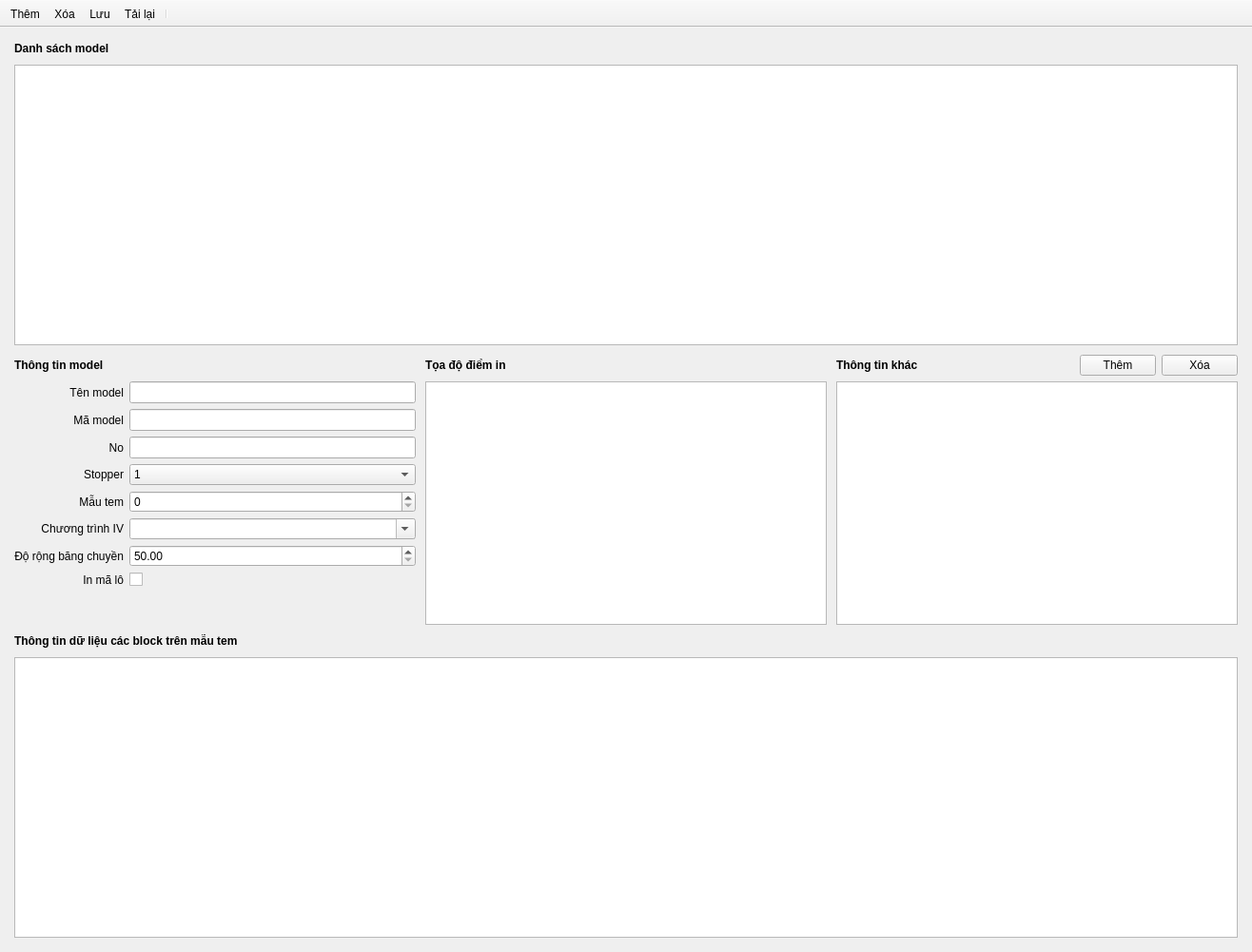
<?xml version="1.0" encoding="UTF-8"?>
<ui version="4.0">
 <class>ModelWindow</class>
 <widget class="QMainWindow" name="ModelWindow">
  <property name="geometry">
   <rect>
    <x>0</x>
    <y>0</y>
    <width>1316</width>
    <height>1001</height>
   </rect>
  </property>
  <property name="windowTitle">
   <string>MainWindow</string>
  </property>
  <widget class="QWidget" name="centralwidget">
   <layout class="QGridLayout" name="gridLayout_2">
    <property name="leftMargin">
     <number>15</number>
    </property>
    <property name="topMargin">
     <number>15</number>
    </property>
    <property name="rightMargin">
     <number>15</number>
    </property>
    <property name="bottomMargin">
     <number>15</number>
    </property>
    <property name="spacing">
     <number>10</number>
    </property>
    <item row="0" column="1">
     <widget class="QLabel" name="label_5">
      <property name="font">
       <font>
        <bold>true</bold>
       </font>
      </property>
      <property name="text">
       <string>Danh sách model</string>
      </property>
     </widget>
    </item>
    <item row="1" column="1" colspan="3">
     <widget class="HxTableView" name="tbvModels">
      <property name="minimumSize">
       <size>
        <width>0</width>
        <height>0</height>
       </size>
      </property>
      <property name="maximumSize">
       <size>
        <width>16777215</width>
        <height>16777215</height>
       </size>
      </property>
      <property name="editTriggers">
       <set>QAbstractItemView::EditTrigger::NoEditTriggers</set>
      </property>
      <property name="alternatingRowColors">
       <bool>false</bool>
      </property>
      <property name="selectionMode">
       <enum>QAbstractItemView::SelectionMode::ExtendedSelection</enum>
      </property>
      <property name="selectionBehavior">
       <enum>QAbstractItemView::SelectionBehavior::SelectRows</enum>
      </property>
      <attribute name="horizontalHeaderMinimumSectionSize">
       <number>100</number>
      </attribute>
      <attribute name="horizontalHeaderDefaultSectionSize">
       <number>120</number>
      </attribute>
      <attribute name="verticalHeaderMinimumSectionSize">
       <number>22</number>
      </attribute>
      <attribute name="verticalHeaderDefaultSectionSize">
       <number>22</number>
      </attribute>
     </widget>
    </item>
    <item row="6" column="1" colspan="3">
     <widget class="HxTableView" name="tbvBlocks">
      <property name="editTriggers">
       <set>QAbstractItemView::EditTrigger::NoEditTriggers</set>
      </property>
      <property name="alternatingRowColors">
       <bool>false</bool>
      </property>
      <attribute name="horizontalHeaderDefaultSectionSize">
       <number>200</number>
      </attribute>
      <attribute name="horizontalHeaderStretchLastSection">
       <bool>true</bool>
      </attribute>
      <attribute name="verticalHeaderVisible">
       <bool>false</bool>
      </attribute>
      <attribute name="verticalHeaderMinimumSectionSize">
       <number>22</number>
      </attribute>
      <attribute name="verticalHeaderDefaultSectionSize">
       <number>22</number>
      </attribute>
     </widget>
    </item>
    <item row="2" column="1" rowspan="2">
     <widget class="QWidget" name="widInfo" native="true">
      <property name="minimumSize">
       <size>
        <width>0</width>
        <height>48</height>
       </size>
      </property>
      <layout class="QGridLayout" name="gridLayout_5">
       <property name="leftMargin">
        <number>0</number>
       </property>
       <property name="topMargin">
        <number>0</number>
       </property>
       <property name="rightMargin">
        <number>0</number>
       </property>
       <property name="bottomMargin">
        <number>0</number>
       </property>
       <item row="8" column="1">
        <widget class="QCheckBox" name="chxPrintLo">
         <property name="text">
          <string/>
         </property>
        </widget>
       </item>
       <item row="4" column="1">
        <widget class="QComboBox" name="cbxStopper">
         <item>
          <property name="text">
           <string>1</string>
          </property>
         </item>
         <item>
          <property name="text">
           <string>2</string>
          </property>
         </item>
        </widget>
       </item>
       <item row="7" column="0">
        <widget class="QLabel" name="label_9">
         <property name="minimumSize">
          <size>
           <width>0</width>
           <height>0</height>
          </size>
         </property>
         <property name="maximumSize">
          <size>
           <width>16777215</width>
           <height>16777215</height>
          </size>
         </property>
         <property name="text">
          <string>Độ rộng băng chuyền</string>
         </property>
         <property name="alignment">
          <set>Qt::AlignmentFlag::AlignRight|Qt::AlignmentFlag::AlignTrailing|Qt::AlignmentFlag::AlignVCenter</set>
         </property>
        </widget>
       </item>
       <item row="2" column="0">
        <widget class="QLabel" name="label_2">
         <property name="minimumSize">
          <size>
           <width>0</width>
           <height>0</height>
          </size>
         </property>
         <property name="maximumSize">
          <size>
           <width>16777215</width>
           <height>16777215</height>
          </size>
         </property>
         <property name="text">
          <string>Mã model</string>
         </property>
         <property name="alignment">
          <set>Qt::AlignmentFlag::AlignRight|Qt::AlignmentFlag::AlignTrailing|Qt::AlignmentFlag::AlignVCenter</set>
         </property>
        </widget>
       </item>
       <item row="5" column="0">
        <widget class="QLabel" name="label_10">
         <property name="minimumSize">
          <size>
           <width>0</width>
           <height>0</height>
          </size>
         </property>
         <property name="maximumSize">
          <size>
           <width>16777215</width>
           <height>16777215</height>
          </size>
         </property>
         <property name="text">
          <string>Mẫu tem</string>
         </property>
         <property name="alignment">
          <set>Qt::AlignmentFlag::AlignRight|Qt::AlignmentFlag::AlignTrailing|Qt::AlignmentFlag::AlignVCenter</set>
         </property>
        </widget>
       </item>
       <item row="8" column="0">
        <widget class="QLabel" name="label_4">
         <property name="text">
          <string>In mã lô</string>
         </property>
         <property name="alignment">
          <set>Qt::AlignmentFlag::AlignRight|Qt::AlignmentFlag::AlignTrailing|Qt::AlignmentFlag::AlignVCenter</set>
         </property>
        </widget>
       </item>
       <item row="10" column="1">
        <spacer name="verticalSpacer">
         <property name="orientation">
          <enum>Qt::Orientation::Vertical</enum>
         </property>
         <property name="sizeHint" stdset="0">
          <size>
           <width>20</width>
           <height>40</height>
          </size>
         </property>
        </spacer>
       </item>
       <item row="1" column="1">
        <widget class="QLineEdit" name="txtModelName">
         <property name="minimumSize">
          <size>
           <width>0</width>
           <height>23</height>
          </size>
         </property>
         <property name="readOnly">
          <bool>true</bool>
         </property>
        </widget>
       </item>
       <item row="2" column="1">
        <widget class="QLineEdit" name="txtModelCode">
         <property name="minimumSize">
          <size>
           <width>0</width>
           <height>23</height>
          </size>
         </property>
         <property name="readOnly">
          <bool>true</bool>
         </property>
        </widget>
       </item>
       <item row="4" column="0">
        <widget class="QLabel" name="label_6">
         <property name="minimumSize">
          <size>
           <width>0</width>
           <height>0</height>
          </size>
         </property>
         <property name="maximumSize">
          <size>
           <width>16777215</width>
           <height>16777215</height>
          </size>
         </property>
         <property name="text">
          <string>Stopper</string>
         </property>
         <property name="alignment">
          <set>Qt::AlignmentFlag::AlignRight|Qt::AlignmentFlag::AlignTrailing|Qt::AlignmentFlag::AlignVCenter</set>
         </property>
        </widget>
       </item>
       <item row="6" column="0">
        <widget class="QLabel" name="label_8">
         <property name="minimumSize">
          <size>
           <width>0</width>
           <height>0</height>
          </size>
         </property>
         <property name="maximumSize">
          <size>
           <width>16777215</width>
           <height>16777215</height>
          </size>
         </property>
         <property name="text">
          <string>Chương trình IV</string>
         </property>
         <property name="alignment">
          <set>Qt::AlignmentFlag::AlignRight|Qt::AlignmentFlag::AlignTrailing|Qt::AlignmentFlag::AlignVCenter</set>
         </property>
        </widget>
       </item>
       <item row="7" column="1">
        <widget class="QDoubleSpinBox" name="spxCvWidth">
         <property name="minimumSize">
          <size>
           <width>0</width>
           <height>23</height>
          </size>
         </property>
         <property name="minimum">
          <double>50.000000000000000</double>
         </property>
         <property name="maximum">
          <double>500.000000000000000</double>
         </property>
        </widget>
       </item>
       <item row="6" column="1">
        <widget class="QComboBox" name="cbxIVPrograms">
         <property name="minimumSize">
          <size>
           <width>0</width>
           <height>0</height>
          </size>
         </property>
         <property name="editable">
          <bool>true</bool>
         </property>
        </widget>
       </item>
       <item row="5" column="1">
        <widget class="QSpinBox" name="spxProgram">
         <property name="maximum">
          <number>1999</number>
         </property>
        </widget>
       </item>
       <item row="3" column="0">
        <widget class="QLabel" name="label_3">
         <property name="minimumSize">
          <size>
           <width>0</width>
           <height>0</height>
          </size>
         </property>
         <property name="maximumSize">
          <size>
           <width>16777215</width>
           <height>16777215</height>
          </size>
         </property>
         <property name="text">
          <string>No</string>
         </property>
         <property name="alignment">
          <set>Qt::AlignmentFlag::AlignRight|Qt::AlignmentFlag::AlignTrailing|Qt::AlignmentFlag::AlignVCenter</set>
         </property>
        </widget>
       </item>
       <item row="3" column="1">
        <widget class="QLineEdit" name="txtModelNo">
         <property name="minimumSize">
          <size>
           <width>0</width>
           <height>23</height>
          </size>
         </property>
        </widget>
       </item>
       <item row="1" column="0">
        <widget class="QLabel" name="label">
         <property name="minimumSize">
          <size>
           <width>0</width>
           <height>0</height>
          </size>
         </property>
         <property name="maximumSize">
          <size>
           <width>16777215</width>
           <height>16777215</height>
          </size>
         </property>
         <property name="text">
          <string>Tên model</string>
         </property>
         <property name="alignment">
          <set>Qt::AlignmentFlag::AlignRight|Qt::AlignmentFlag::AlignTrailing|Qt::AlignmentFlag::AlignVCenter</set>
         </property>
        </widget>
       </item>
       <item row="0" column="0" colspan="2">
        <widget class="QLabel" name="label_7">
         <property name="minimumSize">
          <size>
           <width>0</width>
           <height>22</height>
          </size>
         </property>
         <property name="font">
          <font>
           <bold>true</bold>
          </font>
         </property>
         <property name="text">
          <string>Thông tin model</string>
         </property>
        </widget>
       </item>
      </layout>
     </widget>
    </item>
    <item row="2" column="2" rowspan="2">
     <widget class="QWidget" name="widPosition" native="true">
      <layout class="QGridLayout" name="gridLayout_4">
       <property name="leftMargin">
        <number>0</number>
       </property>
       <property name="topMargin">
        <number>0</number>
       </property>
       <property name="rightMargin">
        <number>0</number>
       </property>
       <property name="bottomMargin">
        <number>0</number>
       </property>
       <item row="0" column="0">
        <widget class="QLabel" name="label_12">
         <property name="minimumSize">
          <size>
           <width>0</width>
           <height>22</height>
          </size>
         </property>
         <property name="font">
          <font>
           <bold>true</bold>
          </font>
         </property>
         <property name="text">
          <string>Tọa độ điểm in</string>
         </property>
        </widget>
       </item>
       <item row="1" column="0">
        <widget class="HxTableView" name="tbvMarkPos">
         <property name="editTriggers">
          <set>QAbstractItemView::EditTrigger::AnyKeyPressed|QAbstractItemView::EditTrigger::DoubleClicked|QAbstractItemView::EditTrigger::EditKeyPressed</set>
         </property>
         <property name="alternatingRowColors">
          <bool>false</bool>
         </property>
         <attribute name="horizontalHeaderMinimumSectionSize">
          <number>70</number>
         </attribute>
         <attribute name="horizontalHeaderDefaultSectionSize">
          <number>100</number>
         </attribute>
         <attribute name="horizontalHeaderStretchLastSection">
          <bool>false</bool>
         </attribute>
         <attribute name="verticalHeaderMinimumSectionSize">
          <number>22</number>
         </attribute>
         <attribute name="verticalHeaderDefaultSectionSize">
          <number>22</number>
         </attribute>
        </widget>
       </item>
      </layout>
     </widget>
    </item>
    <item row="2" column="3" rowspan="2">
     <widget class="QWidget" name="widParams" native="true">
      <layout class="QGridLayout" name="gridLayout_3">
       <property name="leftMargin">
        <number>0</number>
       </property>
       <property name="topMargin">
        <number>0</number>
       </property>
       <property name="rightMargin">
        <number>0</number>
       </property>
       <property name="bottomMargin">
        <number>0</number>
       </property>
       <item row="0" column="0">
        <widget class="QLabel" name="label_13">
         <property name="sizePolicy">
          <sizepolicy hsizetype="Expanding" vsizetype="Preferred">
           <horstretch>0</horstretch>
           <verstretch>0</verstretch>
          </sizepolicy>
         </property>
         <property name="minimumSize">
          <size>
           <width>0</width>
           <height>22</height>
          </size>
         </property>
         <property name="font">
          <font>
           <bold>true</bold>
          </font>
         </property>
         <property name="text">
          <string>Thông tin khác</string>
         </property>
        </widget>
       </item>
       <item row="0" column="1">
        <widget class="QPushButton" name="btnAddParam">
         <property name="text">
          <string>Thêm</string>
         </property>
        </widget>
       </item>
       <item row="0" column="2">
        <widget class="QPushButton" name="btnRemoveParam">
         <property name="text">
          <string>Xóa</string>
         </property>
        </widget>
       </item>
       <item row="1" column="0" rowspan="4" colspan="3">
        <widget class="HxTableView" name="tbvComments">
         <property name="alternatingRowColors">
          <bool>false</bool>
         </property>
         <attribute name="horizontalHeaderDefaultSectionSize">
          <number>100</number>
         </attribute>
         <attribute name="horizontalHeaderStretchLastSection">
          <bool>true</bool>
         </attribute>
         <attribute name="verticalHeaderMinimumSectionSize">
          <number>22</number>
         </attribute>
         <attribute name="verticalHeaderDefaultSectionSize">
          <number>24</number>
         </attribute>
        </widget>
       </item>
      </layout>
     </widget>
    </item>
    <item row="5" column="1" colspan="3">
     <widget class="QLabel" name="label_14">
      <property name="font">
       <font>
        <bold>true</bold>
       </font>
      </property>
      <property name="text">
       <string>Thông tin dữ liệu các block trên mẫu tem</string>
      </property>
     </widget>
    </item>
   </layout>
  </widget>
  <widget class="QToolBar" name="toolBar">
   <property name="windowTitle">
    <string>toolBar</string>
   </property>
   <property name="movable">
    <bool>false</bool>
   </property>
   <property name="iconSize">
    <size>
     <width>24</width>
     <height>24</height>
    </size>
   </property>
   <property name="toolButtonStyle">
    <enum>Qt::ToolButtonStyle::ToolButtonTextBesideIcon</enum>
   </property>
   <attribute name="toolBarArea">
    <enum>TopToolBarArea</enum>
   </attribute>
   <attribute name="toolBarBreak">
    <bool>false</bool>
   </attribute>
   <addaction name="actionNew"/>
   <addaction name="actionRemove"/>
   <addaction name="actionSave"/>
   <addaction name="actionLoad"/>
   <addaction name="separator"/>
  </widget>
  <action name="actionNew">
   <property name="icon">
    <iconset resource="../Assets/Icons/icons.qrc">
     <normaloff>:/plus_48px.png</normaloff>:/plus_48px.png</iconset>
   </property>
   <property name="text">
    <string>Thêm</string>
   </property>
  </action>
  <action name="actionRemove">
   <property name="icon">
    <iconset resource="../Assets/Icons/icons.qrc">
     <normaloff>:/close_window_48px.png</normaloff>:/close_window_48px.png</iconset>
   </property>
   <property name="text">
    <string>Xóa</string>
   </property>
  </action>
  <action name="actionSave">
   <property name="icon">
    <iconset resource="../Assets/Icons/icons.qrc">
     <normaloff>:/save_48px.png</normaloff>:/save_48px.png</iconset>
   </property>
   <property name="text">
    <string>Lưu</string>
   </property>
  </action>
  <action name="actionLoad">
   <property name="icon">
    <iconset resource="../Assets/Icons/icons.qrc">
     <normaloff>:/reset_48px.png</normaloff>:/reset_48px.png</iconset>
   </property>
   <property name="text">
    <string>Tải lại</string>
   </property>
  </action>
  <action name="actionFromFile">
   <property name="icon">
    <iconset resource="../Assets/Icons/icons.qrc">
     <normaloff>:/microsoft_excel_2019_48px.png</normaloff>:/microsoft_excel_2019_48px.png</iconset>
   </property>
   <property name="text">
    <string>Thêm từ file</string>
   </property>
  </action>
  <action name="actionToFile">
   <property name="enabled">
    <bool>false</bool>
   </property>
   <property name="icon">
    <iconset resource="../Assets/Icons/icons.qrc">
     <normaloff>:/microsoft_excel_2019_48px.png</normaloff>:/microsoft_excel_2019_48px.png</iconset>
   </property>
   <property name="text">
    <string>Xuất file</string>
   </property>
  </action>
 </widget>
 <customwidgets>
  <customwidget>
   <class>HxTableView</class>
   <extends>QTableView</extends>
   <header>HxTableView.h</header>
  </customwidget>
 </customwidgets>
 <resources>
  <include location="../Assets/Icons/icons.qrc"/>
 </resources>
 <connections/>
</ui>
